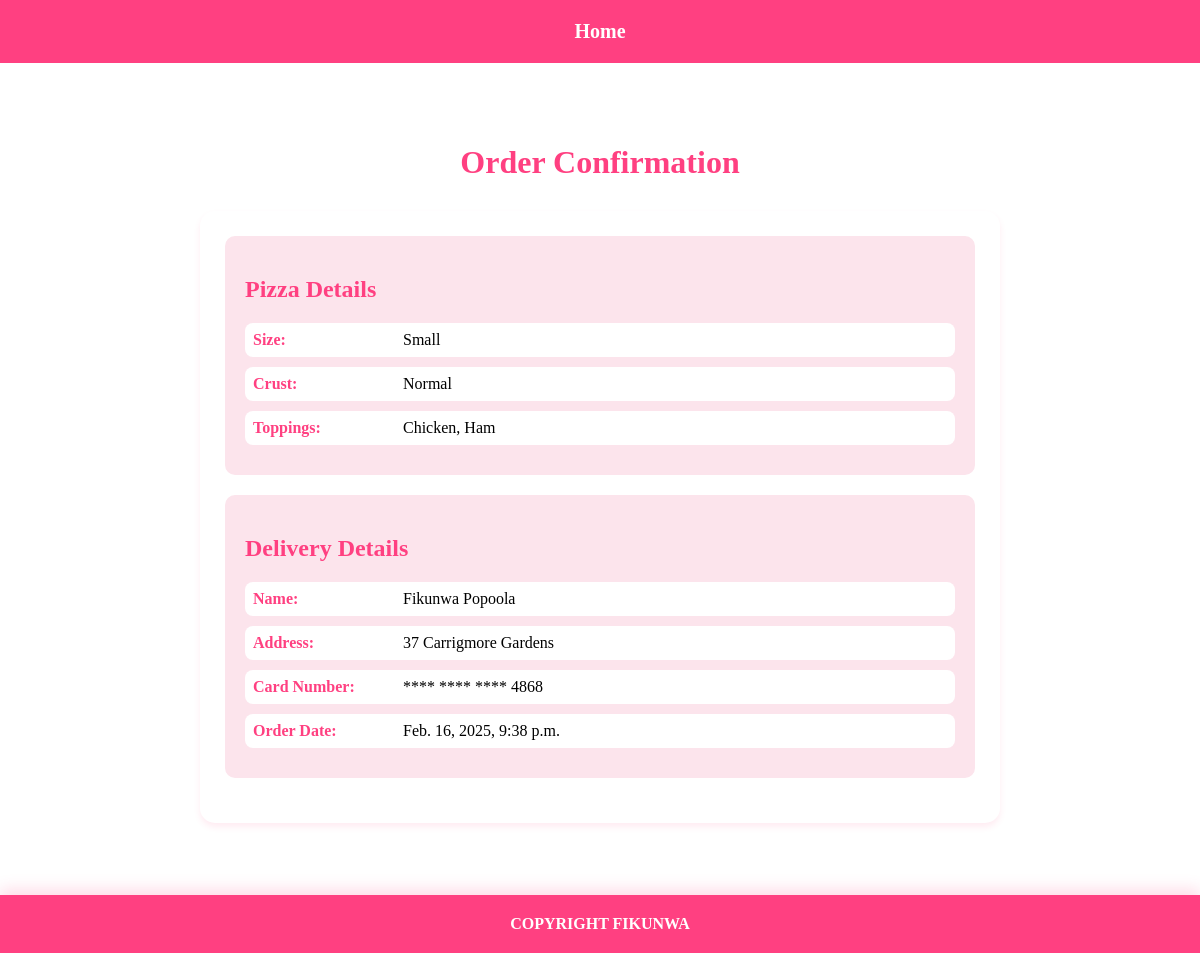
The app's page /order-confirmation/ (signed in) with its own data.
### pizza_appl/models.py (models this page shows, shortened)
class Pizza(models.Model):
  sizes_choices = [
    ('Small', 'Small'),
    ('Medium', 'Medium'),
    ('Large', 'Large')
]
  crusts_choices = [
    ('Normal', 'Normal'),
    ('Thin', 'Thin'),
    ('Gluten Free', 'Gluten Free'),
    ('Thick', 'Thick')
]
  cheese_choices= [
    ('Mozzarella', 'Mozzarella'),
    ('Vegan', 'Vegan'),
    ('Low Fat', 'Low Fat')
]
  sauce_choices = [
    ('Tomato', 'Tomato'),
    ('BBQ', 'BBQ')
]
  pizzaSizes = tuple(sizes_choices)
  pizzaCrusts = tuple(crusts_choices)
  pizzaCheese = tuple(cheese_choices)
  pizzaSauce = tuple(sauce_choices)
  author = models.ForeignKey(User, on_delete=models.CASCADE)
  size = models.CharField(max_length=20, choices=pizzaSizes, default='medium')
  crust = models.CharField(max_length=20, choices=pizzaCrusts, default='normal')
  sauce = models.CharField(max_length=20, choices=pizzaSauce, default='tomato')
  cheese = models.CharField(max_length=20, choices=pizzaCheese, default='mozzarella')
  toppings = models.ManyToManyField(Toppings)
  date = models.DateTimeField(auto_now_add=True, blank=True)

class Toppings(models.Model):
    topping = models.CharField(max_length=80)

class Delivery(models.Model):
    author = models.ForeignKey(User, on_delete=models.CASCADE)
    pizza = models.OneToOneField(Pizza, on_delete=models.CASCADE, null=True)
    name = models.CharField(max_length=100)
    address = models.CharField(max_length=200)
    cardNo = models.CharField(max_length=16)
    expMonth = models.CharField(max_length=15, choices=MONTH_CHOICES, default='January')
    expYear = models.IntegerField(choices=YEAR_CHOICES, default=2000)
    cvv = models.CharField(max_length=4)

### pizza_appl/views.py (the view)
# urls.py: path('order-confirmation/', views.order_confirmation, name='order_confirmation'),
@login_required(login_url='/login')
@login_required(login_url='/login')
def order_confirmation(request):
    try:
        delivery = Delivery.objects.filter(author=request.user).latest('id')
        pizza = Pizza.objects.filter(author=request.user).prefetch_related('toppings').latest('date')
        context = {
            'delivery': delivery,
            'pizza': pizza
        }
        return render(request, 'order_view.html', context)
    except (Delivery.DoesNotExist, Pizza.DoesNotExist):
        return redirect('create_pizza')

### pizza_appl/templates/order_view.html (shortened to what this page needs)
{% extends 'base.html' %}
{% block content %}
<div class="confirmation-container">
    <div class="confirmation-header">
        <h1>Order Confirmation</h1>
    </div>
    <div class="order-details">
        <div class="section">
            <h2>Pizza Details</h2>
            <div class="detail-row">
                <span class="label">Size:</span>
                <span>{{ pizza.size }}</span>
            </div>
            <div class="detail-row">
                <span class="label">Crust:</span>
                <span>{{ pizza.crust }}</span>
            </div>
            <div class="detail-row">
                <span class="label">Toppings:</span>
                <span>
                    {% for topping in pizza.toppings.all %}
                        {{ topping.topping }}{% if not forloop.last %}, {% endif %}
                    {% endfor %}
                </span>
            </div>
        </div>
        <div class="section">
            <h2>Delivery Details</h2>
            <div class="detail-row">
                <span class="label">Name:</span>
                <span>{{ delivery.name }}</span>
            </div>
            <div class="detail-row">
                <span class="label">Address:</span>
                <span>{{ delivery.address }}</span>
            </div>
            <div class="detail-row">
                <span class="label">Card Number:</span>
                <span>**** **** **** {{ delivery.cardNo|slice:"-4" }}</span>
            </div>
            <div class="detail-row">
                <span class="label">Order Date:</span>
                <span>{{ pizza.date }}</span>
            </div>
        </div>
    </div>
</div>
{% endblock %}

### pizza_appl/templates/base.html (style rules this page uses)
body { margin: 0; padding: 0; min-height: 100vh; position: relative; padding-bottom: 70px; }

### pizza_appl/templates/order_view.html (style rules this page uses)
.confirmation-container { max-width: 800px; margin: 40px auto; padding: 20px; }
.confirmation-header { text-align: center; color: #ff4081; margin-bottom: 30px; }
.order-details { background: white; border-radius: 15px; padding: 25px; box-shadow: 0 4px 6px rgba(255, 64, 129, 0.1); }
.section { background: #fce4ec; border-radius: 10px; padding: 20px; margin-bottom: 20px; }
h2 { color: #ff4081; margin-bottom: 20px; }
.detail-row { display: flex; margin: 10px 0; padding: 8px; background: white; border-radius: 8px; }
.label { font-weight: bold; color: #ff4081; width: 150px; }

### records on screen
Pizza: size "Small", crust "Normal", date "Feb. 16, 2025, 9:38 p.m."
Toppings: topping "Chicken"
Toppings: topping "Ham"
Delivery: name "Fikunwa Popoola", address "37 Carrigmore Gardens", cardNo "4868"
